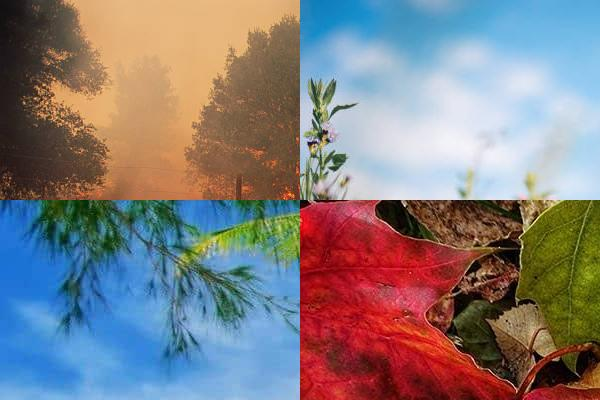
#> input picture jawaban_mahasiswa/kuis_1/04201037_Hairul_Anam/dataset/hasil.jpg, 600 x 400 px
$ python no2.py
#> lines starting #> are read from the running program, lines starting #| are printed output that depends on the picture
import numpy as np
import matplotlib.pyplot as plt
from scipy.signal import convolve2d

# Load an example image (you can use your own image as well)
image = plt.imread('dataset/hasil.jpg')
#> image is the input picture: shape (400, 600, 3); mean R, G, B 130.5, 124.7, 127.2

# Define the convolution kernels
kernels = [
    np.array([[0, -1, 0],
              [-1, 5, -1],
              [0, -1, 0]]),

    np.array([[-1, -1, -1],
              [-1, 8, -1],
              [-1, -1, -1]]),

    np.array([[-2, -1, 0],
              [-1, 1, 1],
              [0, 1, 2]])
]

# Create a 2x2 subplot layout
plt.figure(figsize=(10, 8))

# Original Image
plt.subplot(2, 2, 1)
plt.imshow(image)
plt.title('Original Image')
plt.axis('off')

# Apply each kernel to the image and display the results
for i, kernel in enumerate(kernels):
    # Split the image into its color channels (R, G, B)
    red_channel = image[:, :, 0]
    green_channel = image[:, :, 1]
    blue_channel = image[:, :, 2]

    # Perform convolution with the kernel on each color channel separately
    convolved_red_channel = convolve2d(red_channel, kernel, mode='same', boundary='wrap')
    convolved_green_channel = convolve2d(green_channel, kernel, mode='same', boundary='wrap')
    convolved_blue_channel = convolve2d(blue_channel, kernel, mode='same', boundary='wrap')

    # Combine the convolved color channels to form the final output image
    convolved_image = np.stack([convolved_red_channel, convolved_green_channel, convolved_blue_channel], axis=-1)

    # Display the convolved image
    plt.subplot(2, 2, i + 2)
    plt.imshow(convolved_image)
    plt.title(f'Kernel {i + 1}')
    plt.axis('off')
#> this loop made 3 passes
#> pass 1, `red_channel = image[:, :, 0]`:
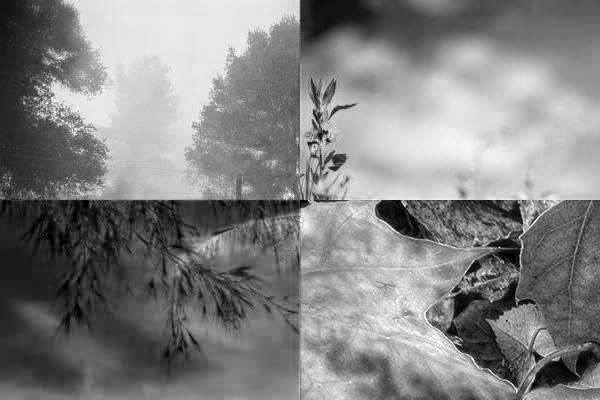
#> red_channel: shape (400, 600); min 0, max 255, mean 130.5
#> pass 1, `green_channel = image[:, :, 1]`:
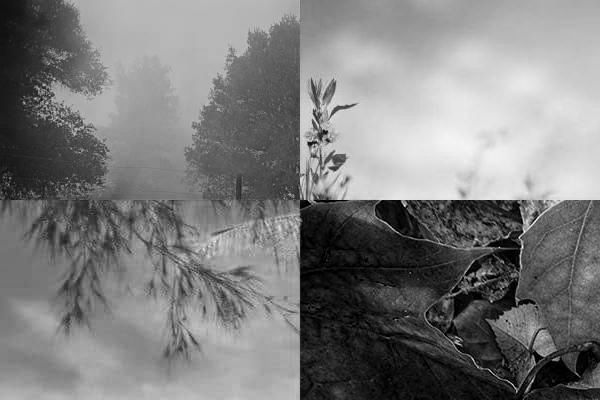
#> green_channel: shape (400, 600); min 0, max 255, mean 124.7
#> pass 1, `blue_channel = image[:, :, 2]`:
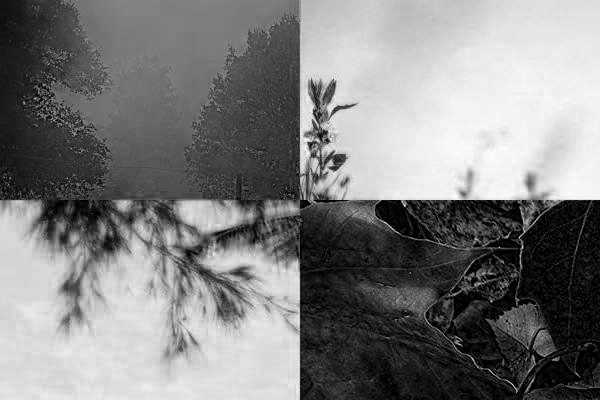
#> blue_channel: shape (400, 600); min 0, max 255, mean 127.2
#> pass 1, `convolved_red_channel = convolve2d(red_channel, kernel, mode='same', b..`:
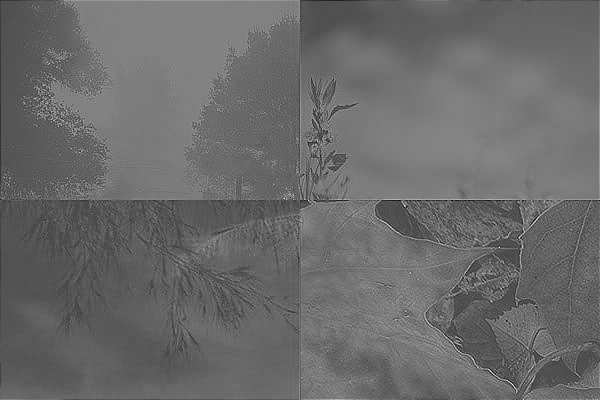
#> convolved_red_channel: shape (400, 600) int64; min -327, max 767, mean 130.5; drawn with min black and max white

plt.tight_layout()
plt.show()
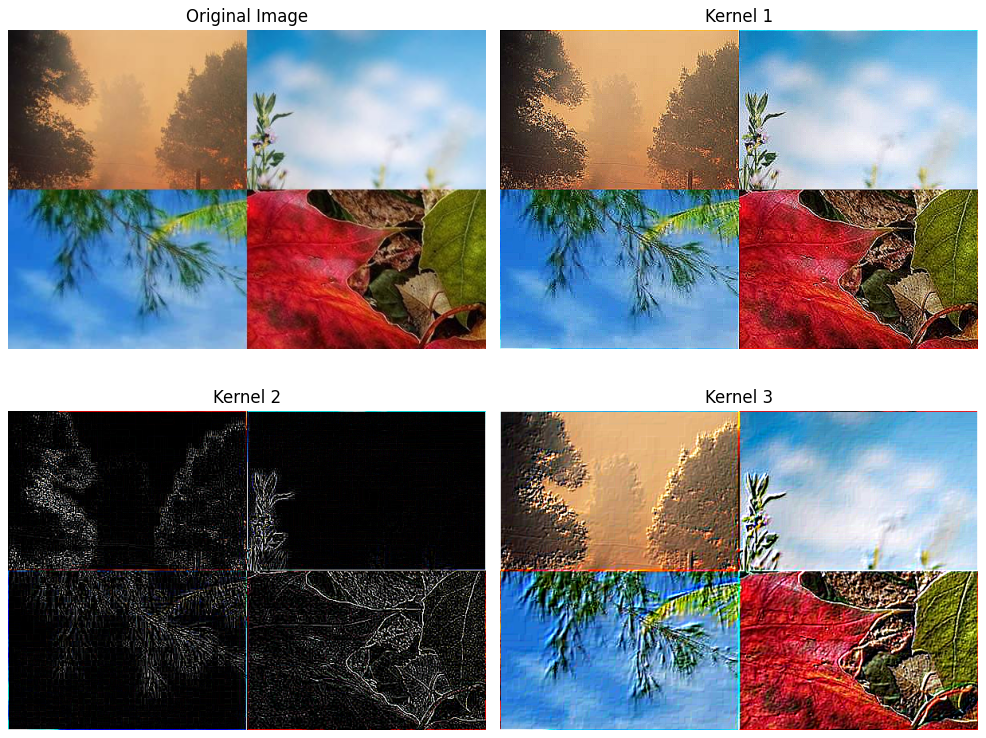
#> figure drawn by matplotlib, 4 panels

$ run again, with jawaban_mahasiswa/kuis_1/04201037_Hairul_Anam/dataset/fall.jpg copied over jawaban_mahasiswa/kuis_1/04201037_Hairul_Anam/dataset/hasil.jpg
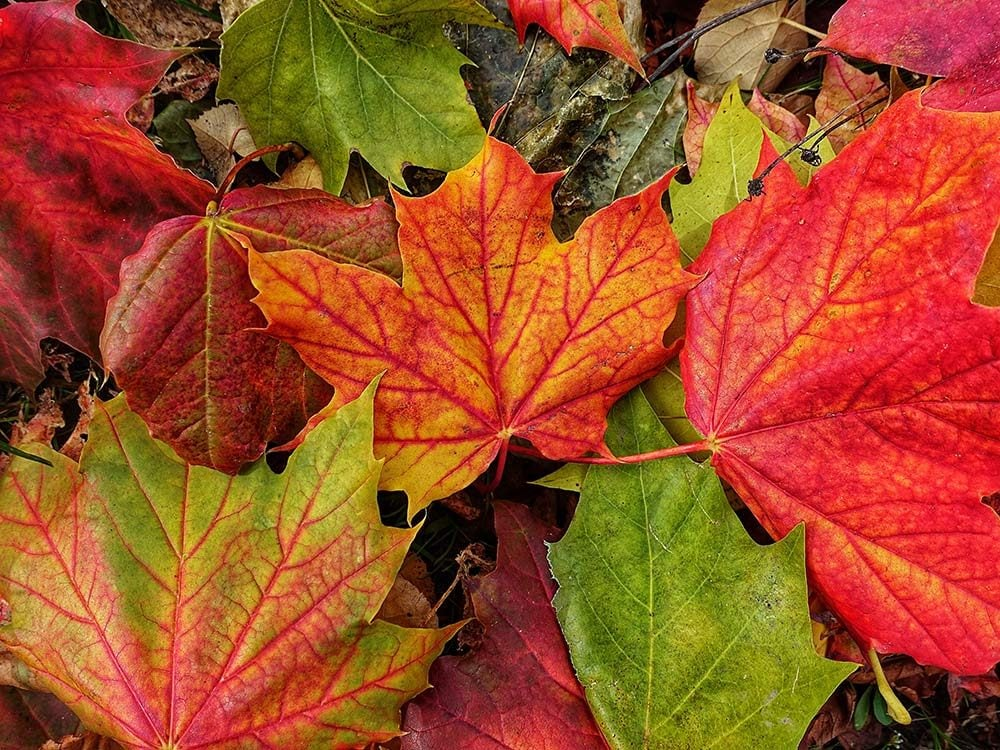
#> input picture jawaban_mahasiswa/kuis_1/04201037_Hairul_Anam/dataset/fall.jpg, 1000 x 750 px
#> image is the input picture: shape (750, 1000, 3); mean R, G, B 159.6, 77.9, 38.8
#> the loop `for i, kernel in enumerate(kernels):` made 3 passes
#> pass 1, `convolved_red_channel = convolve2d(red_channel, kernel, mode='same', b..`:
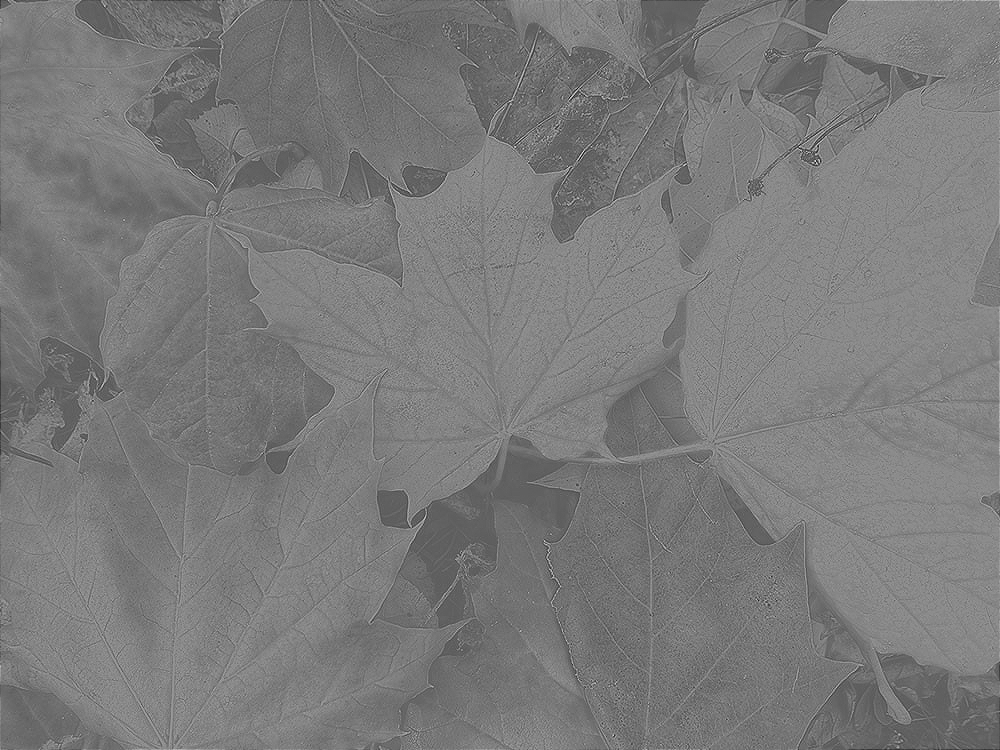
#> convolved_red_channel: shape (750, 1000) int64; min -537, max 908, mean 159.6; drawn with min black and max white
#> `plt.show()`:
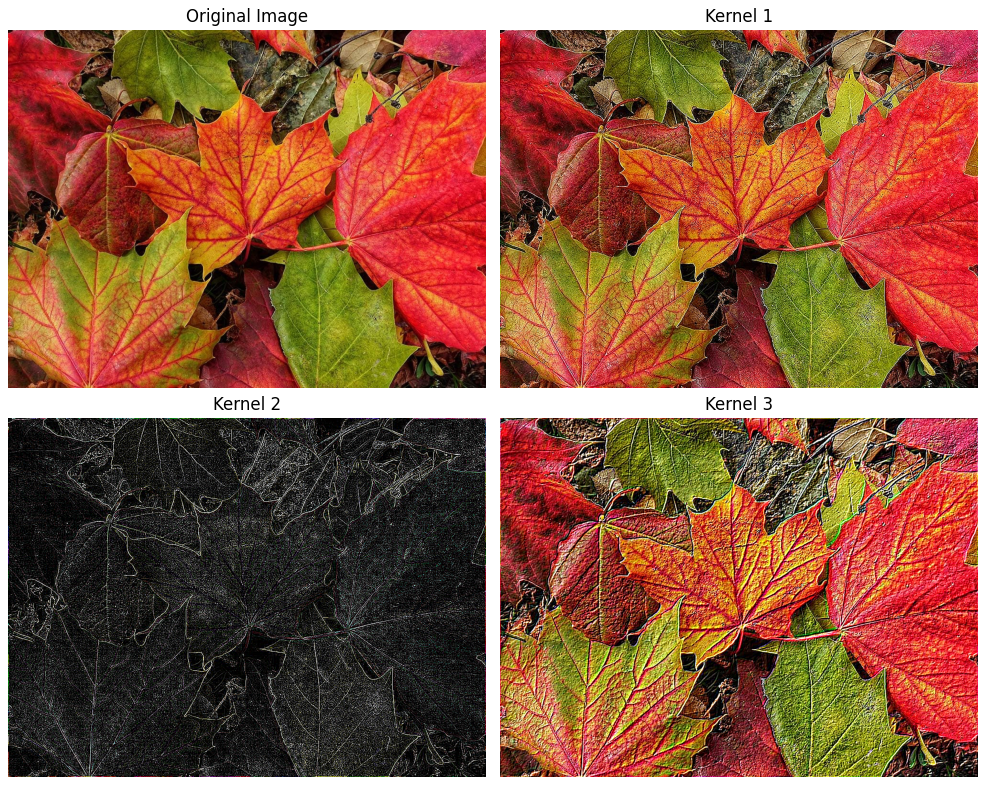
#> figure drawn by matplotlib, 4 panels

$ run again, with jawaban_mahasiswa/kuis_1/04201037_Hairul_Anam/dataset/fire.jpg copied over jawaban_mahasiswa/kuis_1/04201037_Hairul_Anam/dataset/hasil.jpg
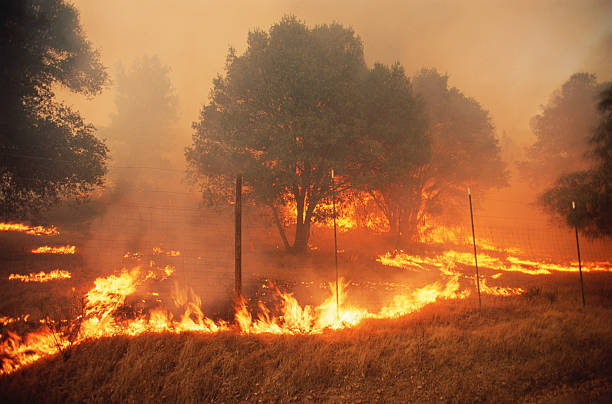
#> input picture jawaban_mahasiswa/kuis_1/04201037_Hairul_Anam/dataset/fire.jpg, 612 x 404 px
#> image is the input picture: shape (404, 612, 3); mean R, G, B 158.6, 99.2, 58.5
#> the loop `for i, kernel in enumerate(kernels):` made 3 passes
#> pass 1, `convolved_red_channel = convolve2d(red_channel, kernel, mode='same', b..`:
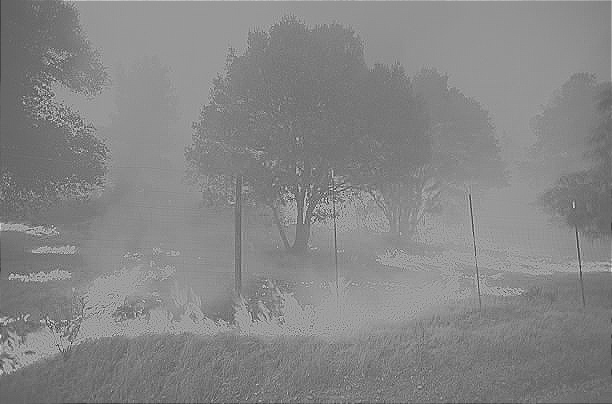
#> convolved_red_channel: shape (404, 612) int64; min -386, max 647, mean 158.6; drawn with min black and max white
#> `plt.show()`:
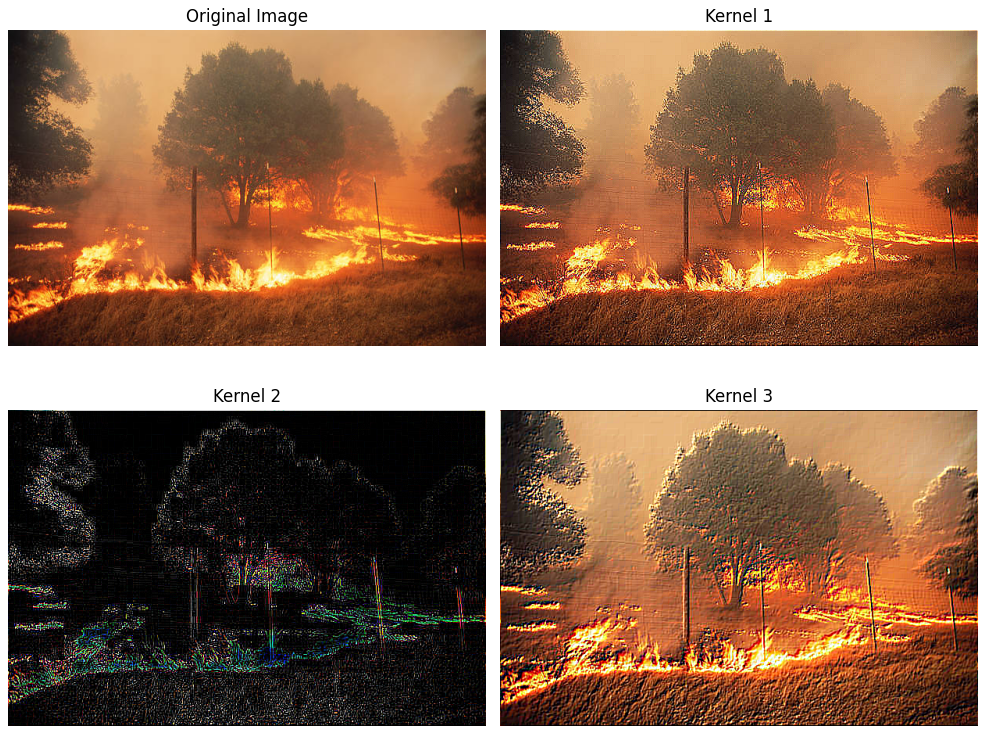
#> figure drawn by matplotlib, 4 panels

$ run again, with jawaban_mahasiswa/kuis_1/04201037_Hairul_Anam/dataset/summer.jpg copied over jawaban_mahasiswa/kuis_1/04201037_Hairul_Anam/dataset/hasil.jpg
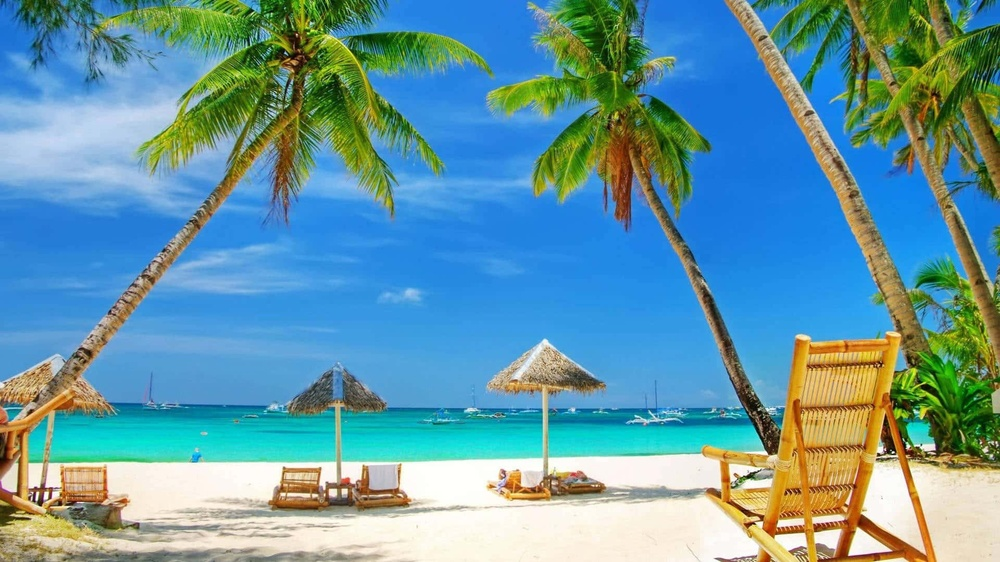
#> input picture jawaban_mahasiswa/kuis_1/04201037_Hairul_Anam/dataset/summer.jpg, 1000 x 562 px, shrunk from 1920 x 1080 before the run
#> image is the input picture: shape (562, 1000, 3); mean R, G, B 100.7, 152.4, 164.6
#> the loop `for i, kernel in enumerate(kernels):` made 3 passes
#> pass 1, `convolved_red_channel = convolve2d(red_channel, kernel, mode='same', b..`:
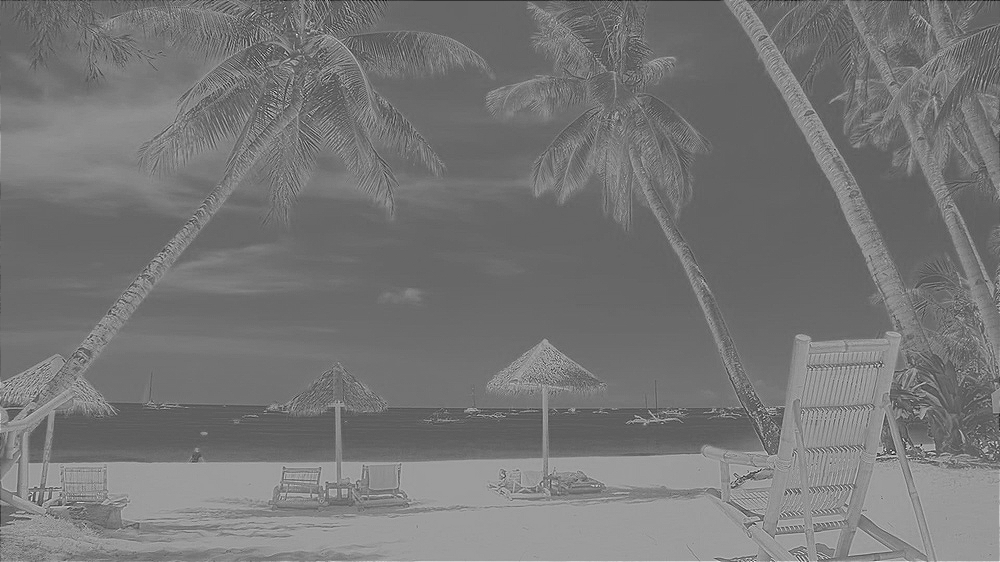
#> convolved_red_channel: shape (562, 1000) int64; min -381, max 651, mean 100.7; drawn with min black and max white
#> `plt.show()`:
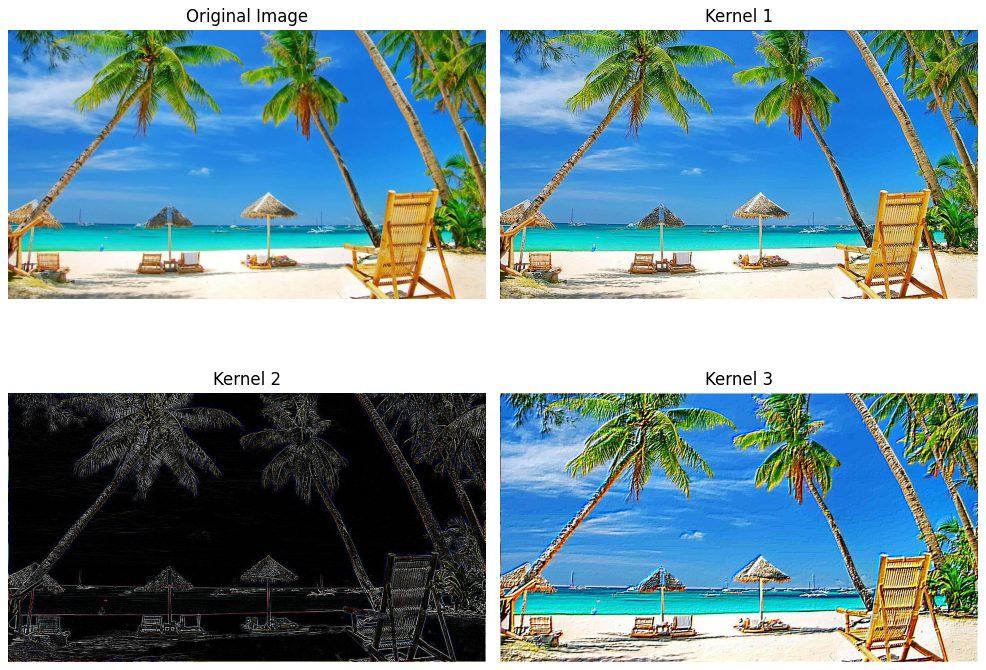
#> figure drawn by matplotlib, 4 panels
